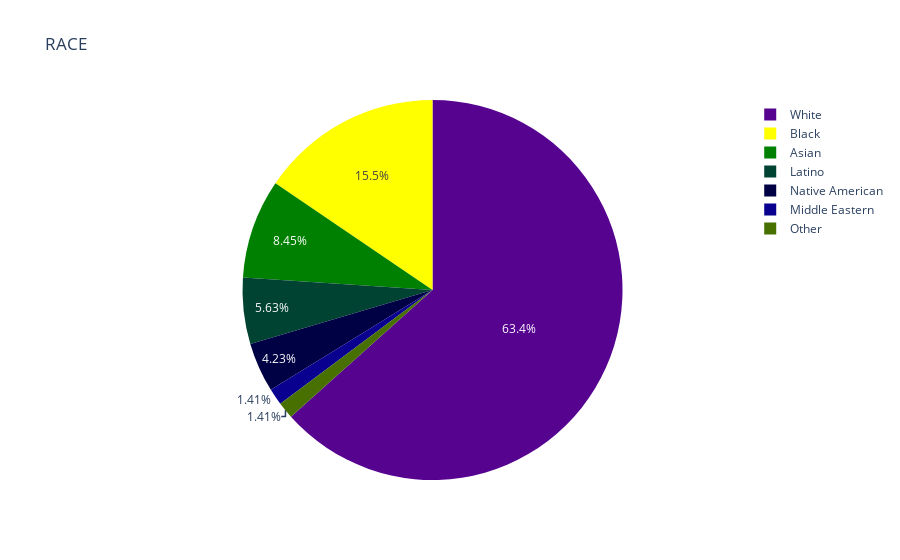

The notebook cell this image was saved under:
### Code cell
fig = px.pie(values= us_mass_shooting.RACE.value_counts(), names=['White','Black', 'Asian', 'Latino', 'Native American', 'Middle Eastern', 'Other'], 
            title='RACE',
            color_discrete_sequence=['#560390','yellow', 'green', '#004332', '#000144', '#090090','#477000'],
            data_frame=us_mass_shooting)
fig

### Figure 1 — Plotly figure (JSON) as saved in the notebook; plotly's stock layout.template omitted (floating-point values rounded to 4 significant figures)
{"data": [{"domain": {"x": [0, 1], "y": [0, 1]}, "hovertemplate": "label=%{label}<br>value=%{value}<extra></extra>", "labels": ["White", "Black", "Asian", "Latino", "Native American", "Middle Eastern", "Other"], "legendgroup": "", "name": "", "showlegend": true, "type": "pie", "values": [45, 11, 6, 4, 3, 1, 1]}], "layout": {"legend": {"tracegroupgap": 0}, "piecolorway": ["#560390", "yellow", "green", "#004332", "#000144", "#090090", "#477000"], "title": {"text": "RACE"}}}
